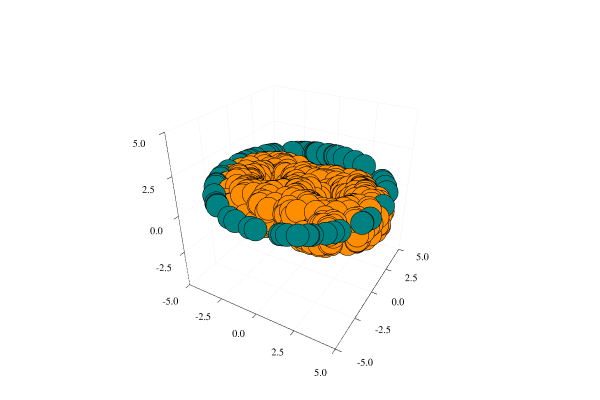

Write notebook code for a chart like this one.
### Code cell
p = ext.plot_3D(landmark = torus, witness = circle, landmark_label = "", witness_label = "", 
                xlim = (-5, 5), ylim = (-5, 5), zlim = (-5, 5))

### Figure 1 — Plotly figure (JSON) as saved in the notebook; plotly's stock layout.template omitted (floating-point values rounded to 4 significant figures; data arrays with more than 128 entries replaced by an {"elided": "..."} marker saying what was removed)
{"data": [{"colorbar": {"title": ""}, "legendgroup": "", "marker": {"color": "rgba(255, 141, 0, 1.000)", "line": {"color": "rgba(0, 0, 0, 1.000)", "width": 1}, "size": 8, "symbol": "circle"}, "mode": "markers", "name": "", "showlegend": false, "type": "scatter3d", "x": {"elided": "721 float values"}, "xaxis": "x1", "y": {"elided": "721 float values"}, "yaxis": "y1", "z": {"elided": "721 float values"}, "zmax": null, "zmin": null}, {"colorbar": {"title": ""}, "legendgroup": "", "marker": {"color": "rgba(0, 129, 129, 1.000)", "line": {"color": "rgba(0, 0, 0, 1.000)", "width": 1}, "size": 8, "symbol": "circle"}, "mode": "markers", "name": "", "showlegend": false, "type": "scatter3d", "x": [-0.2001, 2.382, -4.11, 4.987, -3.975, 4.859, 3.761, -2.906, -1.519, 3.498, 1.904, 4.317, -1.631, -1.045, -4.959, -4.836, -1.466, -4.78, -0.6864, 2.83, -4.776, -4.593, -3.751, 1.689, 4.613, -3.065, -2.697, -1.527, -3.891, -2.839, -2.238, -4.736, -2.106, -4.239, -1.41, -0.04363, 0.2935, -2.45, -2.973, -4.352, 3.867, 0.5479, -4.455, -4.981, 1.372, 2.972, -2.849, 2.127, -4.863, -0.1318, 3.991, -4.499, 4.682, -4.943, 1.584, -2.252, 0.05115, 2.797, 4.006, 4.671], "xaxis": "x1", "y": [4.996, -4.396, 2.847, 0.3634, 3.034, -1.179, -3.294, -4.069, 4.764, -3.573, -4.623, 2.523, 4.727, -4.889, 0.6398, -1.269, 4.78, 1.466, 4.953, -4.122, -1.481, 1.975, -3.306, -4.706, 1.928, -3.951, 4.21, -4.761, 3.141, -4.116, 4.471, 1.603, 4.535, 2.652, 4.797, -5.0, -4.991, 4.359, 4.02, -2.462, 3.17, 4.97, -2.269, -0.4351, 4.808, -4.021, -4.109, 4.525, 1.163, 4.998, -3.012, -2.182, -1.756, 0.75, -4.743, 4.464, 5.0, -4.145, 2.992, -1.785], "yaxis": "y1", "z": [0.9, 0.9, 0.9, 0.9, 0.9, 0.9, 0.9, 0.9, 0.9, 0.9, 0.9, 0.9, 0.9, 0.9, 0.9, 0.9, 0.9, 0.9, 0.9, 0.9, 0.9, 0.9, 0.9, 0.9, 0.9, 0.9, 0.9, 0.9, 0.9, 0.9, 0.9, 0.9, 0.9, 0.9, 0.9, 0.9, 0.9, 0.9, 0.9, 0.9, 0.9, 0.9, 0.9, 0.9, 0.9, 0.9, 0.9, 0.9, 0.9, 0.9, 0.9, 0.9, 0.9, 0.9, 0.9, 0.9, 0.9, 0.9, 0.9, 0.9], "zmax": null, "zmin": null}], "layout": {"annotations": [], "height": 400, "legend": {"bgcolor": "rgba(255, 255, 255, 1.000)", "bordercolor": "rgba(0, 0, 0, 1.000)", "font": {"color": "rgba(0, 0, 0, 1.000)", "family": "sans-serif", "size": 11}, "tracegroupgap": 0, "x": 1, "y": 1}, "margin": {"b": 20, "l": 0, "r": 0, "t": 20}, "paper_bgcolor": "rgba(255, 255, 255, 1.000)", "plot_bgcolor": "rgba(255, 255, 255, 1.000)", "scene": {"camera": {"eye": {"x": 1.126, "y": -1.95, "z": 1.3}}, "xaxis": {"anchor": "y1", "domain": [0.06582, 0.9934], "gridcolor": "rgba(0, 0, 0, 0.100)", "gridwidth": 0.5, "linecolor": "rgba(0, 0, 0, 1.000)", "mirror": false, "range": [-5, 5], "showgrid": true, "showline": true, "showticklabels": true, "tickangle": 0, "tickcolor": "rgb(0, 0, 0)", "tickfont": {"color": "rgba(0, 0, 0, 1.000)", "family": "sans-serif", "size": 11}, "tickmode": "array", "ticks": "inside", "ticktext": ["-5.0", "-2.5", "0.0", "2.5", "5.0"], "tickvals": [-5, -2.5, 0, 2.5, 5], "title": "", "titlefont": {"color": "rgba(0, 0, 0, 1.000)", "family": "sans-serif", "size": 15}, "type": "-", "visible": true, "zeroline": false, "zerolinecolor": "rgba(0, 0, 0, 1.000)"}, "yaxis": {"anchor": "x1", "domain": [0.03762, 0.9902], "gridcolor": "rgba(0, 0, 0, 0.100)", "gridwidth": 0.5, "linecolor": "rgba(0, 0, 0, 1.000)", "mirror": false, "range": [-5, 5], "showgrid": true, "showline": true, "showticklabels": true, "tickangle": 0, "tickcolor": "rgb(0, 0, 0)", "tickfont": {"color": "rgba(0, 0, 0, 1.000)", "family": "sans-serif", "size": 11}, "tickmode": "array", "ticks": "inside", "ticktext": ["-5.0", "-2.5", "0.0", "2.5", "5.0"], "tickvals": [-5, -2.5, 0, 2.5, 5], "title": "", "titlefont": {"color": "rgba(0, 0, 0, 1.000)", "family": "sans-serif", "size": 15}, "type": "-", "visible": true, "zeroline": false, "zerolinecolor": "rgba(0, 0, 0, 1.000)"}, "zaxis": {"gridcolor": "rgba(0, 0, 0, 0.100)", "gridwidth": 0.5, "linecolor": "rgba(0, 0, 0, 1.000)", "mirror": false, "range": [-5, 5], "showgrid": true, "showline": true, "showticklabels": true, "tickangle": 0, "tickcolor": "rgb(0, 0, 0)", "tickfont": {"color": "rgba(0, 0, 0, 1.000)", "family": "sans-serif", "size": 11}, "tickmode": "array", "ticks": "inside", "ticktext": ["-5.0", "-2.5", "0.0", "2.5", "5.0"], "tickvals": [-5, -2.5, 0, 2.5, 5], "title": "", "titlefont": {"color": "rgba(0, 0, 0, 1.000)", "family": "sans-serif", "size": 15}, "type": "-", "visible": true, "zeroline": false, "zerolinecolor": "rgba(0, 0, 0, 1.000)"}}, "showlegend": true, "width": 600}}
